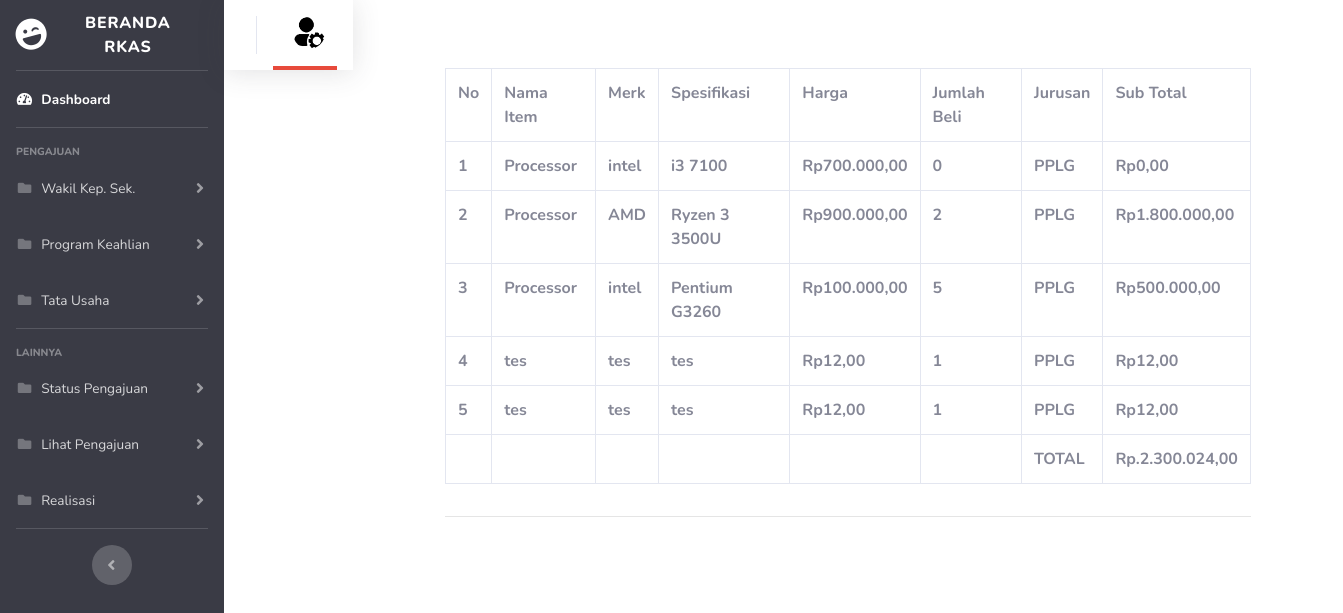
Before: /rkas/alat_bahan.php with the older database file.
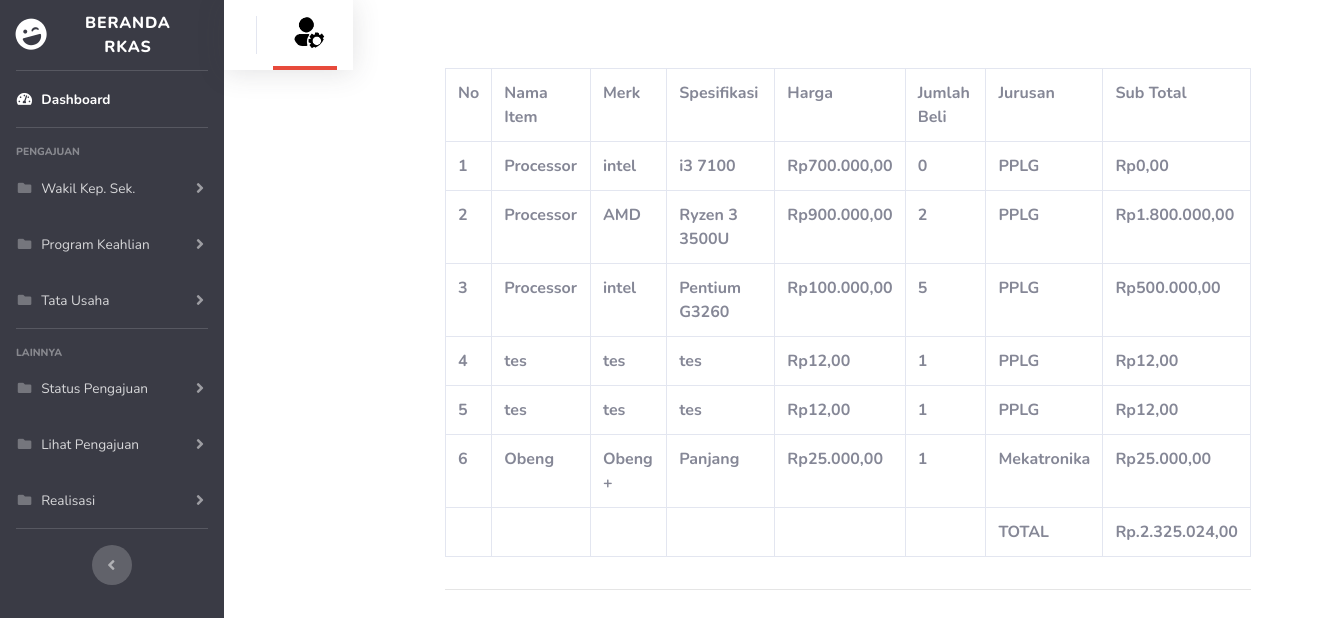
After: the same page with the newer database file.
### tables this page shows
CREATE TABLE `tb_bahan` (
  `id_bahan` int(11) NOT NULL,
  `sumber_dana` varchar(10) NOT NULL,
  `tahun_ajuan` int(4) NOT NULL,
  `item` varchar(50) NOT NULL,
  `merk` varchar(50) NOT NULL,
  `spesifikasi` varchar(50) NOT NULL,
  `harga` int(10) NOT NULL,
  `qty` int(20) NOT NULL,
  `subtotal` int(50) NOT NULL,
  `contoh_gambar` varchar(50) NOT NULL,
  `bukti` varchar(255) NOT NULL,
  `tanggal_order` date NOT NULL,
  `link` varchar(255) NOT NULL,
  `kebutuhan_untuk` text NOT NULL,
  `jurusan` char(50) NOT NULL,
  `status` varchar(50) NOT NULL,
  `status_order` char(10) NOT NULL
);

### rkas/alat_bahan.php (the view, shortened to what this page needs)
<?php
include "koneksi.php";
$sql = mysqli_query($conn, "SELECT * FROM tb_bahan");
$id = $_GET['id'];
?>
<!DOCTYPE html>
<html lang="en">
<head>
    <link href="vendor/fontawesome-free/css/all.min.css" rel="stylesheet" type="text/css">
    <link href="css/sb-admin-2.css" rel="stylesheet">
</head>
<body id="page-top">
        <div id="wrapper">
<ul class="navbar-nav bg-gray-900 sidebar sidebar-dark accordion" id="accordionSidebar">
    <a class="sidebar-brand d-flex align-items-center justify-content-center" href="admin.php?id=<?= $id ?>">
        <div class="sidebar-brand-icon rotate-n-15">
            <i class="fas fa-laugh-wink"></i>
        </div>
        <div class="sidebar-brand-text mx-3">Beranda RKAS </div>
    </a>
    <hr class="sidebar-divider my-0">
    <li class="nav-item active">
        <a class="nav-link" href="admin.php?id=<?= $id ?>">
            <i class="fas fa-fw fa-tachometer-alt"></i>
            <span>Dashboard</span></a>
    </li>
    <hr class="sidebar-divider">
    <div class="sidebar-heading">
        PENGAJUAN
    </div>
    <li class="nav-item">
        <a class="nav-link collapsed" href="#" data-toggle="collapse" data-target="#collapseTwo"
            aria-expanded="true" aria-controls="collapseTwo">
            <i class="fas fa-fw fa-folder"></i>
            <span>Wakil Kep. Sek.</span>
        </a>
    </li>
    <li class="nav-item">
        <a class="nav-link collapsed" href="#" data-toggle="collapse" data-target="#collapseUtilities"
            aria-expanded="true" aria-controls="collapseUtilities">
            <i class="fas fa-fw fa-folder"></i>
            <span>Program Keahlian</span>
        </a>
    </li>
    <li class="nav-item">
        <a class="nav-link collapsed" href="#" data-toggle="collapse" data-target="#TU"
            aria-expanded="true" aria-controls="collapseUtilities">
            <i class="fas fa-fw fa-folder"></i>
            <span>Tata Usaha</span>
        </a>
    </li>
    <hr class="sidebar-divider">
    <div class="sidebar-heading">
        Lainnya
    </div>
    <li class="nav-item">
        <a class="nav-link collapsed" href="#" data-toggle="collapse" data-target="#status"
            aria-expanded="true" aria-controls="collapsePages">
            <i class="fas fa-fw fa-folder"></i>
            <span>Status Pengajuan</span>
        </a>
    </li>
    <li class="nav-item">
        <a class="nav-link collapsed" href="#" data-toggle="collapse" data-target="#lihat"
            aria-expanded="true" aria-controls="collapsePages">
            <i class="fas fa-fw fa-folder"></i>
            <span>Lihat Pengajuan</span>
        </a>
    </li>
    <li class="nav-item">
                <a class="nav-link collapsed" href="#" data-toggle="collapse" data-target="#realisasi"
                    aria-expanded="true" aria-controls="collapsePages">
                    <i class="fas fa-fw fa-folder"></i>
                    <span>Realisasi</span>
                </a>
            </li>
    <hr class="sidebar-divider d-none d-md-block">
    <div class="text-center d-none d-md-inline">
        <button class="rounded-circle border-0" id="sidebarToggle"></button>
    </div>
</ul>
<nav class="navbar navbar-expand navbar-light bg-white topbar mb-4 static-top shadow">
            <ul class="navbar-nav ml-auto">
                <li class="nav-item dropdown no-arrow">
                    <a class="nav-link dropdown-toggle border-bottom-danger" href="#" id="userDropdown" role="button"
                        data-toggle="dropdown" aria-haspopup="true" aria-expanded="false">
                        <img class="img-profile rounded-circle "
                            src="img/opprofil.png">
                    </a>
                </li>
            </ul>
        </nav>
        <div class="container">
        <div class="p-5">
        <div class="card-body">
                        <div class="table-responsive">
                                <table class="table table-bordered" id="dataTable" width="100%" cellspacing="0">
                                <tr>
                                            <th>No</th>
                                            <th>Nama Item</th>
                                            <th>Merk</th>
                                            <th>Spesifikasi</th>
                                            <th>Harga</th>
                                            <th>Jumlah Beli</th>
                                            <th>Jurusan</th>
                                            <th>Sub Total</th>
                                    </tr>
                                    <?php $no = 0;?>
                                    <?php foreach ($sql as $row) : ?>
                                    <tr>
                                    <th><?php $no += 1; echo $no;?></th>
                                    <th><?= $row["item"];?></th>
                                    <th><?= $row["merk"];?></th>
                                    <th><?= $row["spesifikasi"];?></th>
                                    <th>Rp<?= number_format($row["harga"], 2, ',', '.'); ?></th>
                                    <th><?= $row["qty"];?></th>
                                    <th><?= $row["jurusan"];?></th>
                                    <th>Rp<?= number_format($row["subtotal"], 2, ',', '.'); ?></th>
                                    <?php endforeach;
                                $total_query = mysqli_query($conn, "SELECT SUM(subtotal) FROM tb_bahan");
                                $total_result = $total_query->fetch_array(MYSQLI_NUM);
                                $total = $total_result[0];
                                $formatted_total = number_format($total, 2, ',', '.');
                                    ?>
                                    </tr>
                                    <tr>
                                    <th></th>
                                    <th></th>
                                    <th></th>
                                    <th></th>
                                    <th></th>
                                    <th></th>
                                    <th>TOTAL</th>
                                    <th>Rp.<?= $formatted_total ?></th>
                                    </tr>
                                </table>
                        </div>
                                <hr>
                        </div>
</body>
</html>

Changed rows visible on the page:
added tb_bahan: item "Obeng", merk "Obeng +", spesifikasi "Panjang", harga "25.000,00", qty "1", jurusan "Mekatronika", subtotal "25.000,00"
Other visible differences:
$formatted_total: "2.300.024,00" → "2.325.024,00"
